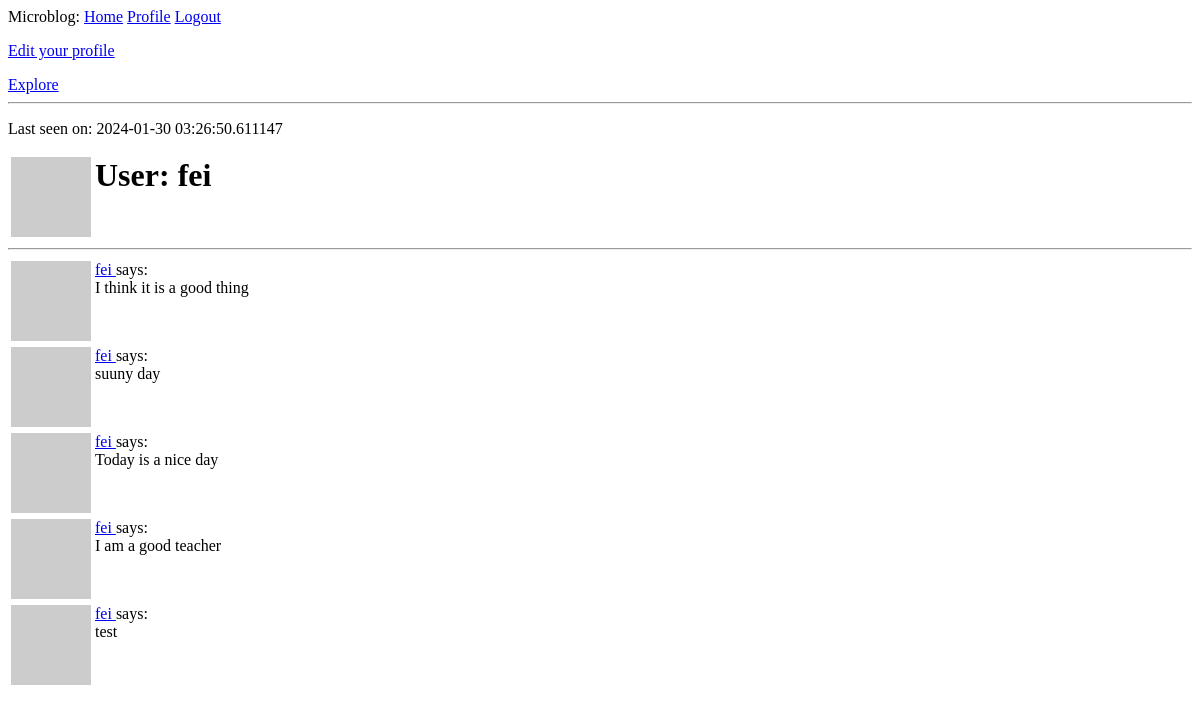
/user/fei (signed in), run on an earlier commit of the app's database.
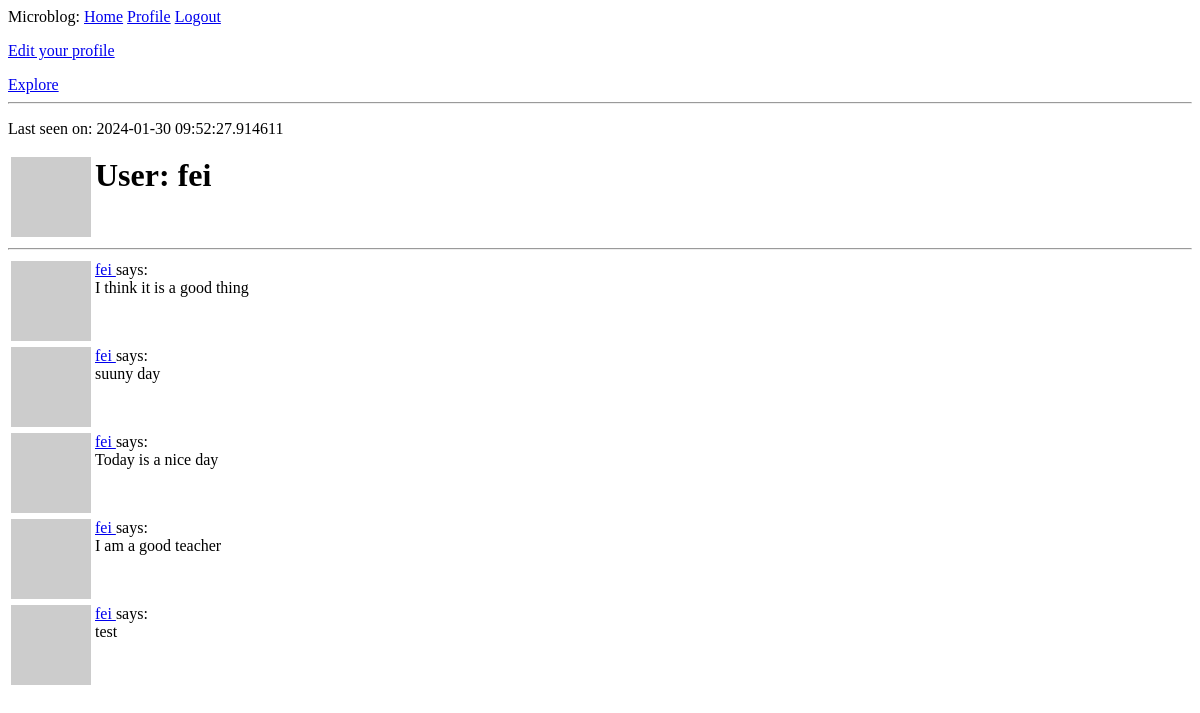
And on a later commit of the database.
### app/models.py (models this page shows, shortened)
class User(UserMixin,db.Model):
    id = db.Column(db.Integer, primary_key=True)
    username = db.Column(db.String(64), index=True, unique=True)
    email = db.Column(db.String(120), index=True, unique=True)
    password_hash = db.Column(db.String(128))
    posts = db.relationship('Post', backref='author', lazy='dynamic')
    about_me = db.Column(db.String(255))
    last_seen = db.Column(db.DateTime, default=datetime.utcnow)
    followed = db.relationship(
        'User', secondary=followers,
        primaryjoin=(followers.c.follower_id == id),
        secondaryjoin=(followers.c.followed_id == id),
        backref=db.backref('followers', lazy='dynamic'), lazy='dynamic')
    def avatar(self, size):
        digest = md5(self.email.lower().encode('utf-8')).hexdigest()
        return ('https://www.gravatar.com/avatar/{}?d=identicon&s=\
                {}'.format(digest,size))
    def followed_posts(self):
        followed = Post.query.join(
            followers, (followers.c.followed_id == Post.user_id)).filter(
                followers.c.follower_id == self.id)
        own = Post.query.filter_by(user_id=self.id)
        return followed.union(own).order_by(Post.timestamp.desc())

class Post(db.Model):
    id = db.Column(db.Integer, primary_key=True)
    body = db.Column(db.String(140))
    timestamp = db.Column(db.DateTime, index=True, default=datetime.utcnow)
    user_id = db.Column(db.Integer, db.ForeignKey('user.id'))

### app/routes.py (the view)
@app.route('/user/<username>')
@login_required
def user(username):
    user = User.query.filter_by(username=username).first_or_404()
    page = request.args.get('page', 1, type=int)
    posts = current_user.followed_posts().paginate(page=page,
                                                   per_page=app.config['POSTS_PER_PAGE'], error_out=False)
    next_url = url_for('index', page=posts.next_num) \
        if posts.has_next else None
    prev_url = url_for('index', page=posts.prev_num) \
        if posts.has_prev else None
    return render_template('user.html', title='User', user=user,
                           posts=posts.items, next_url=next_url, prev_url=prev_url)

### app/models.py (called while the page is built)
@login.user_loader
def load_user(id):
    return User.query.get(int(id))

### app/routes.py (called while the page is built)
@app.before_request
def before_request():
    if current_user.is_authenticated:
        current_user.last_seen = datetime.utcnow()
        db.session.commit()

### app/templates/user.html (shortened to what this page needs)
{% extends "base.html" %}
{% block content %}
    <table>
        <tr valign="top">
            <td><img src="{{ user.avatar(128) }}"></td>
            <td><h1>User: {{ user.username }}</h1></td>
            {% if user.last_seen %}<p>Last seen on: {{ user.last_seen }}</p>
            {% endif %}
        </tr>
    </table>
    <hr>
    {% for post in posts %}
        {% include '_post.html' %}
    {% endfor %}
{% endblock %}

### app/templates/base.html (shortened to what this page needs)
<html>
    <head>
    </head>
    <body>
        <div>
            Microblog:
            <a href="{{ url_for('index') }}">Home</a>
            {% if current_user.is_anonymous %}
            <a href="{{ url_for('login') }}">Login</a>
            <a href="{{ url_for('register') }}">Register</a>
            {% else %}
            <a href="{{ url_for('user',username=current_user.username) }}">Profile</a>
            <a href="{{ url_for('logout') }}">Logout</a>
            {% endif %}
            {% if user == current_user %}
            <p><a href="{{ url_for('edit_profile') }}">Edit your profile</a> </p>
            {% endif %}
            <a href="{{ url_for('explore') }}">Explore</a>
        </div>
        <hr>
        {% block content %}{% endblock %}
    </body>
</html>

### app/templates/_post.html
<table>
    <tr valign="top">
        <td><img src="{{ post.author.avatar(36) }}"></td>
        <td>
            <a href="{{ url_for('user',username=post.author.username) }}">
                {{ post.author.username }}
            </a>
              says:<br>{{ post.body }}
        </td>
    </tr>
</table>

What changed in the data, as far as the page shows it:
changed User "fei": last_seen "2024-01-30 03:26:50.611147" → "2024-01-30 09:52:27.914611"
